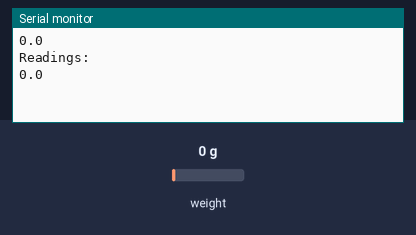
Simulated run of this sketch. Board: Arduino Uno, built with avr-gcc and run on an emulated ATmega328P. On the bench: the last lines printed to the serial monitor. The inputs (shaded band) are chosen by the test bench; at power-on: weight on the scale 0 g.

Above: at 2.3 s.
2.4 s: weight on the scale set to 100 g
At 4.2 s:
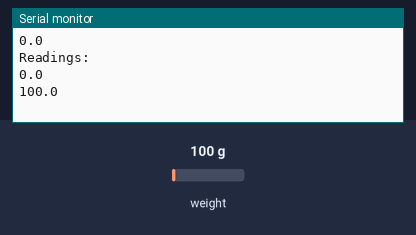
5.1 s: weight on the scale set to 1250 g
At 7.5 s:
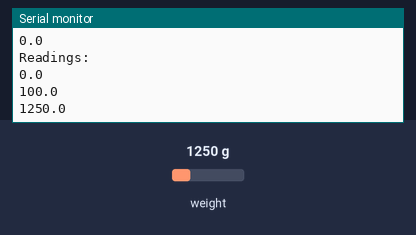
Timing chart, 0 to 9.0 s (numbered marks = the images above; inputs shaded):
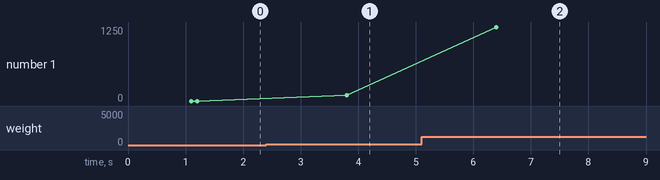

Measured:
- after the input at 2.4 s, the serial monitor: prints a new line after 1.4 s (image 1)
- after the input at 5.1 s, the serial monitor: prints a new line after 1.3 s (image 2)
- plotted number 1: 0 → 100 after the input at 2.4 s, 100 → 1250 after the input at 5.1 s

The sketch:

weight_sensor_3.ino
```cpp
#include <Arduino.h>
#include "HX711.h"

// HX711 circuit wiring
const int LOADCELL_DOUT_PIN = 4;
const int LOADCELL_SCK_PIN = 5;

HX711 scale;

void setup() {
  Serial.begin(57600);
  scale.begin(LOADCELL_DOUT_PIN, LOADCELL_SCK_PIN);
  scale.set_scale(300);                      // this value is obtained by calibrating the scale with known weights; see the README for details
  scale.tare();               // reset the scale to 0
  Serial.println(scale.get_units(), 1);        // print the average of 5 readings from the ADC minus tare weight, divided
                                               // by the SCALE parameter set with set_scale
  Serial.println("Readings:");
}

void loop() {
  Serial.println(scale.get_units(), 1);
  delay(2500);
}
```
